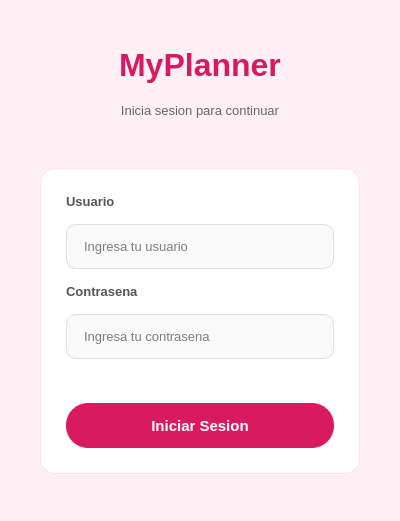
<?xml version="1.0" encoding="UTF-8"?>
<ui version="4.0">
 <class>LoginDialog</class>
 <widget class="QDialog" name="LoginDialog">
  <property name="geometry">
   <rect>
    <x>0</x>
    <y>0</y>
    <width>400</width>
    <height>500</height>
   </rect>
  </property>
  <property name="windowTitle">
   <string>MyPlanner - Iniciar Sesion</string>
  </property>
  <property name="styleSheet">
   <string notr="true">QDialog {
	background-color: #FFF0F5;
}</string>
  </property>
  <layout class="QVBoxLayout" name="verticalLayout">
   <property name="spacing">
    <number>20</number>
   </property>
   <property name="leftMargin">
    <number>40</number>
   </property>
   <property name="topMargin">
    <number>40</number>
   </property>
   <property name="rightMargin">
    <number>40</number>
   </property>
   <property name="bottomMargin">
    <number>40</number>
   </property>
   <item>
    <spacer name="verticalSpacer_top">
     <property name="orientation">
      <enum>Qt::Vertical</enum>
     </property>
    </spacer>
   </item>
   <item>
    <widget class="QLabel" name="label_logo">
     <property name="font">
      <font>
       <family>Segoe UI</family>
       <pointsize>24</pointsize>
       <weight>75</weight>
       <bold>true</bold>
      </font>
     </property>
     <property name="styleSheet">
      <string notr="true">color: #D81B60;</string>
     </property>
     <property name="text">
      <string>MyPlanner</string>
     </property>
     <property name="alignment">
      <set>Qt::AlignCenter</set>
     </property>
    </widget>
   </item>
   <item>
    <widget class="QLabel" name="label_subtitle">
     <property name="font">
      <font>
       <family>Segoe UI</family>
       <pointsize>10</pointsize>
      </font>
     </property>
     <property name="styleSheet">
      <string notr="true">color: #666;</string>
     </property>
     <property name="text">
      <string>Inicia sesion para continuar</string>
     </property>
     <property name="alignment">
      <set>Qt::AlignCenter</set>
     </property>
    </widget>
   </item>
   <item>
    <spacer name="verticalSpacer_mid">
     <property name="orientation">
      <enum>Qt::Vertical</enum>
     </property>
     <property name="sizeType">
      <enum>QSizePolicy::Fixed</enum>
     </property>
     <property name="sizeHint" stdset="0">
      <size>
       <width>20</width>
       <height>30</height>
      </size>
     </property>
    </spacer>
   </item>
   <item>
    <widget class="QFrame" name="login_card">
     <property name="styleSheet">
      <string notr="true">QFrame {
	background-color: white;
	border-radius: 15px;
	border: 1px solid #FCE4EC;
}</string>
     </property>
     <property name="frameShape">
      <enum>QFrame::StyledPanel</enum>
     </property>
     <layout class="QVBoxLayout" name="verticalLayout_2">
      <property name="spacing">
       <number>15</number>
      </property>
      <property name="leftMargin">
       <number>25</number>
      </property>
      <property name="topMargin">
       <number>25</number>
      </property>
      <property name="rightMargin">
       <number>25</number>
      </property>
      <property name="bottomMargin">
       <number>25</number>
      </property>
      <item>
       <widget class="QLabel" name="lbl_usuario">
        <property name="font">
         <font>
          <family>Segoe UI</family>
          <pointsize>10</pointsize>
          <weight>75</weight>
          <bold>true</bold>
         </font>
        </property>
        <property name="styleSheet">
         <string notr="true">color: #555; border: none;</string>
        </property>
        <property name="text">
         <string>Usuario</string>
        </property>
       </widget>
      </item>
      <item>
       <widget class="QLineEdit" name="input_usuario">
        <property name="minimumSize">
         <size>
          <width>0</width>
          <height>45</height>
         </size>
        </property>
        <property name="font">
         <font>
          <family>Segoe UI</family>
          <pointsize>10</pointsize>
         </font>
        </property>
        <property name="styleSheet">
         <string notr="true">QLineEdit {
	border: 1px solid #E0E0E0;
	border-radius: 10px;
	padding-left: 15px;
	background-color: #FAFAFA;
}
QLineEdit:focus {
	border: 1px solid #D81B60;
	background-color: white;
}</string>
        </property>
        <property name="placeholderText">
         <string>Ingresa tu usuario</string>
        </property>
       </widget>
      </item>
      <item>
       <widget class="QLabel" name="lbl_password">
        <property name="font">
         <font>
          <family>Segoe UI</family>
          <pointsize>10</pointsize>
          <weight>75</weight>
          <bold>true</bold>
         </font>
        </property>
        <property name="styleSheet">
         <string notr="true">color: #555; border: none;</string>
        </property>
        <property name="text">
         <string>Contrasena</string>
        </property>
       </widget>
      </item>
      <item>
       <widget class="QLineEdit" name="input_password">
        <property name="minimumSize">
         <size>
          <width>0</width>
          <height>45</height>
         </size>
        </property>
        <property name="font">
         <font>
          <family>Segoe UI</family>
          <pointsize>10</pointsize>
         </font>
        </property>
        <property name="styleSheet">
         <string notr="true">QLineEdit {
	border: 1px solid #E0E0E0;
	border-radius: 10px;
	padding-left: 15px;
	background-color: #FAFAFA;
}
QLineEdit:focus {
	border: 1px solid #D81B60;
	background-color: white;
}</string>
        </property>
        <property name="echoMode">
         <enum>QLineEdit::Password</enum>
        </property>
        <property name="placeholderText">
         <string>Ingresa tu contrasena</string>
        </property>
       </widget>
      </item>
      <item>
       <widget class="QLabel" name="lbl_error">
        <property name="font">
         <font>
          <family>Segoe UI</family>
          <pointsize>9</pointsize>
         </font>
        </property>
        <property name="styleSheet">
         <string notr="true">color: #D32F2F; border: none;</string>
        </property>
        <property name="text">
         <string></string>
        </property>
        <property name="alignment">
         <set>Qt::AlignCenter</set>
        </property>
       </widget>
      </item>
      <item>
       <widget class="QPushButton" name="btn_login">
        <property name="minimumSize">
         <size>
          <width>0</width>
          <height>45</height>
         </size>
        </property>
        <property name="font">
         <font>
          <family>Segoe UI</family>
          <pointsize>11</pointsize>
          <weight>75</weight>
          <bold>true</bold>
         </font>
        </property>
        <property name="cursor">
         <cursorShape>PointingHandCursor</cursorShape>
        </property>
        <property name="styleSheet">
         <string notr="true">QPushButton {
	background-color: #D81B60;
	color: white;
	border-radius: 22px;
}
QPushButton:hover {
	background-color: #C2185B;
}</string>
        </property>
        <property name="text">
         <string>Iniciar Sesion</string>
        </property>
       </widget>
      </item>
     </layout>
    </widget>
   </item>
   <item>
    <spacer name="verticalSpacer_bottom">
     <property name="orientation">
      <enum>Qt::Vertical</enum>
     </property>
    </spacer>
   </item>
  </layout>
 </widget>
 <resources/>
 <connections/>
</ui>
